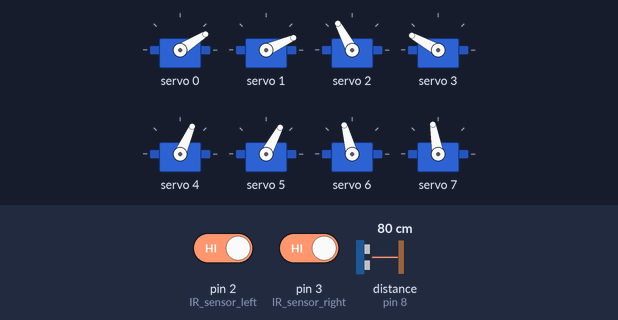
The sketch below on a simulated Arduino Mega 2560, built with avr-gcc and run on an emulated ATmega2560. On the bench: 8 × servo. Wiring (inferred from the names in the program): ultrasonic range finder: trigger pin 9; echo pin 8. Inputs (shaded band) come from the test bench; at power-on: distance to the obstacle (sensor on pin 8) 80 cm, pin 2 (IR_sensor_left) HIGH, pin 3 (IR_sensor_right) HIGH. The echo pulse lasts 58.3 µs per cm.

Above: at 1.2 s.
1.4 s: distance to the obstacle (sensor on pin 8) set to 143 cm
At 1.5 s:
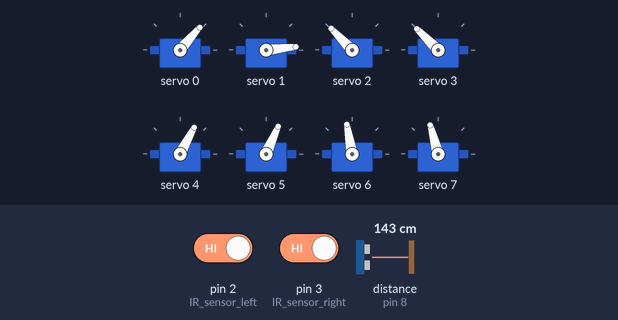
Timing chart, 0 to 10.6 s (numbered marks = the images above; inputs shaded):
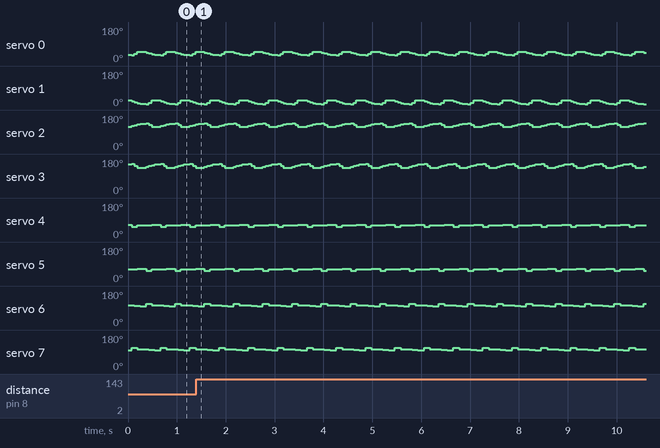

The sketch:

Code_v2.ino
```cpp
#include "control.h"

//Adafruit_PWMServoDriver leg= Adafruit_PWMServoDriver();

// Pin declaration //
//int bigservoMIN = 140; //minimum pulse length out of 4096
//int bigservoMAX = 550;  //maximum pulse length out of 4096
#define fru 0     //front right uppper limb
#define frd 1     //front right down limb
#define flu 2     //front left up
#define fld 3     //front left down
#define bru 4     //back right up
#define brd 5    //back right down
#define blu 6    //back left up
#define bld 7    //back left down

// Class declaration //
MOVEMENT robot_move;

void setup() {
  //Serial.begin(115200);
  Serial3.begin(9600);
  robot_move.init();      //initialize PCA9685 PWM driver
  pinMode(2,INPUT);   //IR sensor left
  pinMode(3,INPUT);  //IR sensor right
}

void loop() {
  float x;
  bool distance = robot_move.distance();

  bool left =digitalRead(3);
  bool right = digitalRead(2);
  //Serial3.print(left);
  //Serial3.println(right);

  /*
  if(distance ==true)
  {
    if(right==true && left ==false)
    {
      robot_move.reverse();
      robot_move.left();
      Serial3.println("Mode: left");
    }

    else if(left==true && right ==false)
    {
      robot_move.reverse();
      robot_move.right();
      Serial3.println("Mode: right");
    }

    else
    {
      robot_move.forward();
      Serial3.println("Mode: front");
    }
  }

  else if(distance ==false)
  {
    robot_move.STOP();
    Serial3.println("Mode: stop");
  }
  */

//---------------------------------------------------------------------------------
// TESTING FUNCTION
//---------------------------------------------------------------------------------
  //robot_move.STOP();
  robot_move.forward();
  //robot_move.reverse();
  //robot_move.left();
  //robot_move.right();
  //delay(100);
  //robot_move.STOP();

}
```

control.h
```cpp
#pragma once
#include <Arduino.h>
#include <Wire.h>
#include <Adafruit_PWMServoDriver.h>

class MOVEMENT{
  private:
    int bigmin = 140;          //minimum servo pulse
    int bigmax = 530;          //maximum servo pulse

    // Pin definition
    const int trigPin = 9;
    const int echoPin = 8;

    // Pre-defined constant
    float front =2; //step forward radius, its a semicircle equation
    float dist = front *2; //for step forward equation, CHANGE "FRONT"!
    float a= 10;    //unit in cm
    float b= 10;    //unit in cm
    float height= 10; //unit in cm
    float upper_tol =15;    //degree
    float lower_tol = 0;    //degree
    float speed_delay =50;    //unit in ms
    float turning_delay =50;  //unit in ms
    float speed =1;

    //Degree offset for legs                  Left lower| Left upper| Right upper| Right lower
    int M1_tol =10;   //right lower           M2          M3          M4           M1           |Front leg
    int M2_tol =180;  //left lower            M2          M6          M5           M1           |Back leg
    int M3_tol =90;   //left upper
    int M4_tol =100;  //right upper
    int M5_tol =70;   //right back upper
    int M6_tol =110;  //left back upper

    float pi = 3.1415926535897932;
    Adafruit_PWMServoDriver leg = Adafruit_PWMServoDriver();
    // x, horizontal distance
    // y, vertical distance
    // h, hypothenus

    //#define bigservoMIN 140  //minimum pulse length out of 4096
    //#define bigservoMAX 530  //maximum pulse length out of 4096
  public:
   void init();
   void forward();      //to move forward
   void left();         //to move left
   void right();        //to move right
   void STOP();         //to stop
   void reverse();      //to reverse
   void angle();        //to calibrate
   bool distance();     //to measure distance
   float formula_upfront(float);  //walking front for upper limb
   float formula_upback(float);   //walking back for upper limb
   float formula_dfront(float);   //walking front for lower limb
   float formula_dback(float);    //walking back for lower limb

};
```

Source omitted: control.cpp (19116 bytes)

Measured:
- by itself, servo 0: repeats every 0.60 s: 40° 0.06 s, 36° 0.06 s, 32° 0.13 s, 30° 0.06 s, 38° 0.06 s, 49° 0.18 s, 44° 0.06 s
- by itself, servo 1: repeats every 0.60 s: 4° 0.06 s, 13° 0.06 s, 24° 0.19 s, 19° 0.06 s, 14° 0.06 s, 10° 0.06 s, 6° 0.12 s
- by itself, servo 2: repeats every 0.60 s: 137° 0.06 s, 128° 0.06 s, 118° 0.19 s, 122° 0.06 s, 126° 0.06 s, 131° 0.06 s, 134° 0.12 s
- by itself, servo 3: repeats every 0.60 s: 143° 0.06 s, 148° 0.06 s, 151° 0.13 s, 154° 0.06 s, 145° 0.06 s, 135° 0.18 s, 139° 0.06 s
- by itself, servo 4: repeats every 0.60 s: 64° 0.06 s, 66° 0.13 s, 53° 0.12 s, 62° 0.24 s, 63° 0.06 s
- by itself, servo 5: repeats every 0.60 s: 53° 0.12 s, 62° 0.24 s, 63° 0.06 s, 64° 0.06 s, 66° 0.12 s
- by itself, servo 6: repeats every 0.60 s: 113° 0.12 s, 105° 0.19 s, 104° 0.06 s, 103° 0.06 s, 102° 0.06 s, 100° 0.12 s
- by itself, servo 7: repeats every 0.60 s: 103° 0.06 s, 102° 0.06 s, 100° 0.13 s, 113° 0.12 s, 105° 0.18 s, 104° 0.06 s
